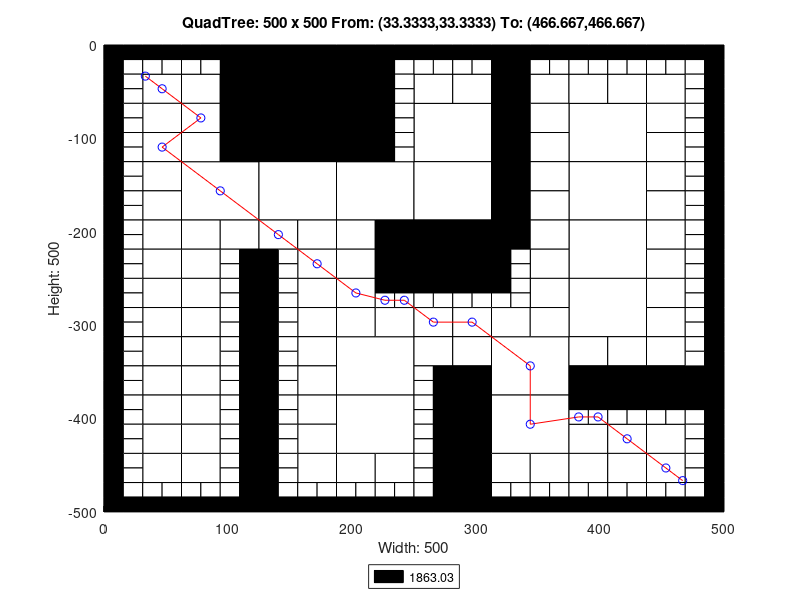

Write the MATLAB code that produced this figure.
axis([0 500 -500 0]);
title('QuadTree: 500 x 500 From: (33.3333,33.3333) To: (466.667,466.667)');
xlabel('Width: 500');
ylabel('Height: 500');
rectangle('Position',[125 -62.5 62.5 62.5], 'FaceColor',[0 0 0]);
rectangle('Position',[125 -125 62.5 62.5], 'FaceColor',[0 0 0]);
rectangle('Position',[62.5 -187.5 62.5 62.5], 'FaceColor',[1 1 1]);
rectangle('Position',[125 -187.5 62.5 62.5], 'FaceColor',[1 1 1]);
rectangle('Position',[187.5 -187.5 62.5 62.5], 'FaceColor',[1 1 1]);
rectangle('Position',[250 -125 62.5 62.5], 'FaceColor',[1 1 1]);
rectangle('Position',[375 -125 62.5 62.5], 'FaceColor',[1 1 1]);
rectangle('Position',[250 -187.5 62.5 62.5], 'FaceColor',[1 1 1]);
rectangle('Position',[250 -250 62.5 62.5], 'FaceColor',[0 0 0]);
rectangle('Position',[375 -187.5 62.5 62.5], 'FaceColor',[1 1 1]);
rectangle('Position',[375 -250 62.5 62.5], 'FaceColor',[1 1 1]);
rectangle('Position',[187.5 -375 62.5 62.5], 'FaceColor',[1 1 1]);
rectangle('Position',[187.5 -437.5 62.5 62.5], 'FaceColor',[1 1 1]);
rectangle('Position',[312.5 -375 62.5 62.5], 'FaceColor',[1 1 1]);
rectangle('Position',[375 -312.5 62.5 62.5], 'FaceColor',[1 1 1]);
rectangle('Position',[312.5 -437.5 62.5 62.5], 'FaceColor',[1 1 1]);
rectangle('Position',[31.25 -62.5 31.25 31.25], 'FaceColor',[1 1 1]);
rectangle('Position',[93.75 -31.25 31.25 31.25], 'FaceColor',[0 0 0]);
rectangle('Position',[62.5 -62.5 31.25 31.25], 'FaceColor',[1 1 1]);
rectangle('Position',[93.75 -62.5 31.25 31.25], 'FaceColor',[0 0 0]);
rectangle('Position',[31.25 -93.75 31.25 31.25], 'FaceColor',[1 1 1]);
rectangle('Position',[31.25 -125 31.25 31.25], 'FaceColor',[1 1 1]);
rectangle('Position',[62.5 -93.75 31.25 31.25], 'FaceColor',[1 1 1]);
rectangle('Position',[93.75 -93.75 31.25 31.25], 'FaceColor',[0 0 0]);
rectangle('Position',[62.5 -125 31.25 31.25], 'FaceColor',[1 1 1]);
rectangle('Position',[93.75 -125 31.25 31.25], 'FaceColor',[0 0 0]);
rectangle('Position',[187.5 -31.25 31.25 31.25], 'FaceColor',[0 0 0]);
rectangle('Position',[187.5 -62.5 31.25 31.25], 'FaceColor',[0 0 0]);
rectangle('Position',[187.5 -93.75 31.25 31.25], 'FaceColor',[0 0 0]);
rectangle('Position',[187.5 -125 31.25 31.25], 'FaceColor',[0 0 0]);
rectangle('Position',[31.25 -156.25 31.25 31.25], 'FaceColor',[1 1 1]);
rectangle('Position',[31.25 -187.5 31.25 31.25], 'FaceColor',[1 1 1]);
rectangle('Position',[31.25 -218.75 31.25 31.25], 'FaceColor',[1 1 1]);
rectangle('Position',[31.25 -250 31.25 31.25], 'FaceColor',[1 1 1]);
rectangle('Position',[62.5 -218.75 31.25 31.25], 'FaceColor',[1 1 1]);
rectangle('Position',[93.75 -218.75 31.25 31.25], 'FaceColor',[1 1 1]);
rectangle('Position',[62.5 -250 31.25 31.25], 'FaceColor',[1 1 1]);
rectangle('Position',[125 -218.75 31.25 31.25], 'FaceColor',[1 1 1]);
rectangle('Position',[156.25 -218.75 31.25 31.25], 'FaceColor',[1 1 1]);
rectangle('Position',[156.25 -250 31.25 31.25], 'FaceColor',[1 1 1]);
rectangle('Position',[187.5 -218.75 31.25 31.25], 'FaceColor',[1 1 1]);
rectangle('Position',[218.75 -218.75 31.25 31.25], 'FaceColor',[0 0 0]);
rectangle('Position',[187.5 -250 31.25 31.25], 'FaceColor',[1 1 1]);
rectangle('Position',[218.75 -250 31.25 31.25], 'FaceColor',[0 0 0]);
rectangle('Position',[250 -62.5 31.25 31.25], 'FaceColor',[1 1 1]);
rectangle('Position',[281.25 -62.5 31.25 31.25], 'FaceColor',[1 1 1]);
rectangle('Position',[312.5 -31.25 31.25 31.25], 'FaceColor',[0 0 0]);
rectangle('Position',[312.5 -62.5 31.25 31.25], 'FaceColor',[0 0 0]);
rectangle('Position',[343.75 -62.5 31.25 31.25], 'FaceColor',[1 1 1]);
rectangle('Position',[312.5 -93.75 31.25 31.25], 'FaceColor',[0 0 0]);
rectangle('Position',[343.75 -93.75 31.25 31.25], 'FaceColor',[1 1 1]);
rectangle('Position',[312.5 -125 31.25 31.25], 'FaceColor',[0 0 0]);
rectangle('Position',[343.75 -125 31.25 31.25], 'FaceColor',[1 1 1]);
rectangle('Position',[375 -62.5 31.25 31.25], 'FaceColor',[1 1 1]);
rectangle('Position',[406.25 -62.5 31.25 31.25], 'FaceColor',[1 1 1]);
rectangle('Position',[437.5 -62.5 31.25 31.25], 'FaceColor',[1 1 1]);
rectangle('Position',[437.5 -93.75 31.25 31.25], 'FaceColor',[1 1 1]);
rectangle('Position',[437.5 -125 31.25 31.25], 'FaceColor',[1 1 1]);
rectangle('Position',[312.5 -156.25 31.25 31.25], 'FaceColor',[0 0 0]);
rectangle('Position',[343.75 -156.25 31.25 31.25], 'FaceColor',[1 1 1]);
rectangle('Position',[312.5 -187.5 31.25 31.25], 'FaceColor',[0 0 0]);
rectangle('Position',[343.75 -187.5 31.25 31.25], 'FaceColor',[1 1 1]);
rectangle('Position',[312.5 -218.75 31.25 31.25], 'FaceColor',[0 0 0]);
rectangle('Position',[343.75 -218.75 31.25 31.25], 'FaceColor',[1 1 1]);
rectangle('Position',[343.75 -250 31.25 31.25], 'FaceColor',[1 1 1]);
rectangle('Position',[437.5 -156.25 31.25 31.25], 'FaceColor',[1 1 1]);
rectangle('Position',[437.5 -187.5 31.25 31.25], 'FaceColor',[1 1 1]);
rectangle('Position',[437.5 -218.75 31.25 31.25], 'FaceColor',[1 1 1]);
rectangle('Position',[437.5 -250 31.25 31.25], 'FaceColor',[1 1 1]);
rectangle('Position',[31.25 -281.25 31.25 31.25], 'FaceColor',[1 1 1]);
rectangle('Position',[31.25 -312.5 31.25 31.25], 'FaceColor',[1 1 1]);
rectangle('Position',[62.5 -281.25 31.25 31.25], 'FaceColor',[1 1 1]);
rectangle('Position',[62.5 -312.5 31.25 31.25], 'FaceColor',[1 1 1]);
rectangle('Position',[31.25 -343.75 31.25 31.25], 'FaceColor',[1 1 1]);
rectangle('Position',[31.25 -375 31.25 31.25], 'FaceColor',[1 1 1]);
rectangle('Position',[62.5 -343.75 31.25 31.25], 'FaceColor',[1 1 1]);
rectangle('Position',[62.5 -375 31.25 31.25], 'FaceColor',[1 1 1]);
rectangle('Position',[156.25 -281.25 31.25 31.25], 'FaceColor',[1 1 1]);
rectangle('Position',[156.25 -312.5 31.25 31.25], 'FaceColor',[1 1 1]);
rectangle('Position',[187.5 -281.25 31.25 31.25], 'FaceColor',[1 1 1]);
rectangle('Position',[187.5 -312.5 31.25 31.25], 'FaceColor',[1 1 1]);
rectangle('Position',[218.75 -312.5 31.25 31.25], 'FaceColor',[1 1 1]);
rectangle('Position',[156.25 -343.75 31.25 31.25], 'FaceColor',[1 1 1]);
rectangle('Position',[156.25 -375 31.25 31.25], 'FaceColor',[1 1 1]);
rectangle('Position',[31.25 -406.25 31.25 31.25], 'FaceColor',[1 1 1]);
rectangle('Position',[31.25 -437.5 31.25 31.25], 'FaceColor',[1 1 1]);
rectangle('Position',[62.5 -406.25 31.25 31.25], 'FaceColor',[1 1 1]);
rectangle('Position',[62.5 -437.5 31.25 31.25], 'FaceColor',[1 1 1]);
rectangle('Position',[31.25 -468.75 31.25 31.25], 'FaceColor',[1 1 1]);
rectangle('Position',[62.5 -468.75 31.25 31.25], 'FaceColor',[1 1 1]);
rectangle('Position',[156.25 -406.25 31.25 31.25], 'FaceColor',[1 1 1]);
rectangle('Position',[156.25 -437.5 31.25 31.25], 'FaceColor',[1 1 1]);
rectangle('Position',[156.25 -468.75 31.25 31.25], 'FaceColor',[1 1 1]);
rectangle('Position',[187.5 -468.75 31.25 31.25], 'FaceColor',[1 1 1]);
rectangle('Position',[218.75 -468.75 31.25 31.25], 'FaceColor',[1 1 1]);
rectangle('Position',[250 -312.5 31.25 31.25], 'FaceColor',[1 1 1]);
rectangle('Position',[281.25 -312.5 31.25 31.25], 'FaceColor',[1 1 1]);
rectangle('Position',[343.75 -281.25 31.25 31.25], 'FaceColor',[1 1 1]);
rectangle('Position',[312.5 -312.5 31.25 31.25], 'FaceColor',[1 1 1]);
rectangle('Position',[343.75 -312.5 31.25 31.25], 'FaceColor',[1 1 1]);
rectangle('Position',[250 -343.75 31.25 31.25], 'FaceColor',[1 1 1]);
rectangle('Position',[281.25 -343.75 31.25 31.25], 'FaceColor',[1 1 1]);
rectangle('Position',[281.25 -375 31.25 31.25], 'FaceColor',[0 0 0]);
rectangle('Position',[437.5 -281.25 31.25 31.25], 'FaceColor',[1 1 1]);
rectangle('Position',[437.5 -312.5 31.25 31.25], 'FaceColor',[1 1 1]);
rectangle('Position',[375 -343.75 31.25 31.25], 'FaceColor',[1 1 1]);
rectangle('Position',[406.25 -343.75 31.25 31.25], 'FaceColor',[1 1 1]);
rectangle('Position',[375 -375 31.25 31.25], 'FaceColor',[0 0 0]);
rectangle('Position',[406.25 -375 31.25 31.25], 'FaceColor',[0 0 0]);
rectangle('Position',[437.5 -343.75 31.25 31.25], 'FaceColor',[1 1 1]);
rectangle('Position',[437.5 -375 31.25 31.25], 'FaceColor',[0 0 0]);
rectangle('Position',[468.75 -375 31.25 31.25], 'FaceColor',[0 0 0]);
rectangle('Position',[281.25 -406.25 31.25 31.25], 'FaceColor',[0 0 0]);
rectangle('Position',[281.25 -437.5 31.25 31.25], 'FaceColor',[0 0 0]);
rectangle('Position',[281.25 -468.75 31.25 31.25], 'FaceColor',[0 0 0]);
rectangle('Position',[281.25 -500 31.25 31.25], 'FaceColor',[0 0 0]);
rectangle('Position',[312.5 -468.75 31.25 31.25], 'FaceColor',[1 1 1]);
rectangle('Position',[343.75 -468.75 31.25 31.25], 'FaceColor',[1 1 1]);
rectangle('Position',[375 -437.5 31.25 31.25], 'FaceColor',[1 1 1]);
rectangle('Position',[406.25 -437.5 31.25 31.25], 'FaceColor',[1 1 1]);
rectangle('Position',[437.5 -437.5 31.25 31.25], 'FaceColor',[1 1 1]);
rectangle('Position',[375 -468.75 31.25 31.25], 'FaceColor',[1 1 1]);
rectangle('Position',[406.25 -468.75 31.25 31.25], 'FaceColor',[1 1 1]);
rectangle('Position',[437.5 -468.75 31.25 31.25], 'FaceColor',[1 1 1]);
rectangle('Position',[0 -15.625 15.625 15.625], 'FaceColor',[0 0 0]);
rectangle('Position',[15.625 -15.625 15.625 15.625], 'FaceColor',[0 0 0]);
rectangle('Position',[0 -31.25 15.625 15.625], 'FaceColor',[0 0 0]);
rectangle('Position',[15.625 -31.25 15.625 15.625], 'FaceColor',[1 1 1]);
rectangle('Position',[31.25 -15.625 15.625 15.625], 'FaceColor',[0 0 0]);
rectangle('Position',[46.875 -15.625 15.625 15.625], 'FaceColor',[0 0 0]);
rectangle('Position',[31.25 -31.25 15.625 15.625], 'FaceColor',[1 1 1]);
rectangle('Position',[46.875 -31.25 15.625 15.625], 'FaceColor',[1 1 1]);
rectangle('Position',[0 -46.875 15.625 15.625], 'FaceColor',[0 0 0]);
rectangle('Position',[15.625 -46.875 15.625 15.625], 'FaceColor',[1 1 1]);
rectangle('Position',[0 -62.5 15.625 15.625], 'FaceColor',[0 0 0]);
rectangle('Position',[15.625 -62.5 15.625 15.625], 'FaceColor',[1 1 1]);
rectangle('Position',[62.5 -15.625 15.625 15.625], 'FaceColor',[0 0 0]);
rectangle('Position',[78.125 -15.625 15.625 15.625], 'FaceColor',[0 0 0]);
rectangle('Position',[62.5 -31.25 15.625 15.625], 'FaceColor',[1 1 1]);
rectangle('Position',[78.125 -31.25 15.625 15.625], 'FaceColor',[1 1 1]);
rectangle('Position',[0 -78.125 15.625 15.625], 'FaceColor',[0 0 0]);
rectangle('Position',[15.625 -78.125 15.625 15.625], 'FaceColor',[1 1 1]);
rectangle('Position',[0 -93.75 15.625 15.625], 'FaceColor',[0 0 0]);
rectangle('Position',[15.625 -93.75 15.625 15.625], 'FaceColor',[1 1 1]);
rectangle('Position',[0 -109.375 15.625 15.625], 'FaceColor',[0 0 0]);
rectangle('Position',[15.625 -109.375 15.625 15.625], 'FaceColor',[1 1 1]);
rectangle('Position',[0 -125 15.625 15.625], 'FaceColor',[0 0 0]);
rectangle('Position',[15.625 -125 15.625 15.625], 'FaceColor',[1 1 1]);
rectangle('Position',[218.75 -15.625 15.625 15.625], 'FaceColor',[0 0 0]);
rectangle('Position',[234.375 -15.625 15.625 15.625], 'FaceColor',[0 0 0]);
rectangle('Position',[218.75 -31.25 15.625 15.625], 'FaceColor',[0 0 0]);
rectangle('Position',[234.375 -31.25 15.625 15.625], 'FaceColor',[1 1 1]);
rectangle('Position',[218.75 -46.875 15.625 15.625], 'FaceColor',[0 0 0]);
rectangle('Position',[234.375 -46.875 15.625 15.625], 'FaceColor',[1 1 1]);
rectangle('Position',[218.75 -62.5 15.625 15.625], 'FaceColor',[0 0 0]);
rectangle('Position',[234.375 -62.5 15.625 15.625], 'FaceColor',[1 1 1]);
rectangle('Position',[218.75 -78.125 15.625 15.625], 'FaceColor',[0 0 0]);
rectangle('Position',[234.375 -78.125 15.625 15.625], 'FaceColor',[1 1 1]);
rectangle('Position',[218.75 -93.75 15.625 15.625], 'FaceColor',[0 0 0]);
rectangle('Position',[234.375 -93.75 15.625 15.625], 'FaceColor',[1 1 1]);
rectangle('Position',[218.75 -109.375 15.625 15.625], 'FaceColor',[0 0 0]);
rectangle('Position',[234.375 -109.375 15.625 15.625], 'FaceColor',[1 1 1]);
rectangle('Position',[218.75 -125 15.625 15.625], 'FaceColor',[0 0 0]);
rectangle('Position',[234.375 -125 15.625 15.625], 'FaceColor',[1 1 1]);
rectangle('Position',[0 -140.625 15.625 15.625], 'FaceColor',[0 0 0]);
rectangle('Position',[15.625 -140.625 15.625 15.625], 'FaceColor',[1 1 1]);
rectangle('Position',[0 -156.25 15.625 15.625], 'FaceColor',[0 0 0]);
rectangle('Position',[15.625 -156.25 15.625 15.625], 'FaceColor',[1 1 1]);
rectangle('Position',[0 -171.875 15.625 15.625], 'FaceColor',[0 0 0]);
rectangle('Position',[15.625 -171.875 15.625 15.625], 'FaceColor',[1 1 1]);
rectangle('Position',[0 -187.5 15.625 15.625], 'FaceColor',[0 0 0]);
rectangle('Position',[15.625 -187.5 15.625 15.625], 'FaceColor',[1 1 1]);
rectangle('Position',[0 -203.125 15.625 15.625], 'FaceColor',[0 0 0]);
rectangle('Position',[15.625 -203.125 15.625 15.625], 'FaceColor',[1 1 1]);
rectangle('Position',[0 -218.75 15.625 15.625], 'FaceColor',[0 0 0]);
rectangle('Position',[15.625 -218.75 15.625 15.625], 'FaceColor',[1 1 1]);
rectangle('Position',[0 -234.375 15.625 15.625], 'FaceColor',[0 0 0]);
rectangle('Position',[15.625 -234.375 15.625 15.625], 'FaceColor',[1 1 1]);
rectangle('Position',[0 -250 15.625 15.625], 'FaceColor',[0 0 0]);
rectangle('Position',[15.625 -250 15.625 15.625], 'FaceColor',[1 1 1]);
rectangle('Position',[93.75 -234.375 15.625 15.625], 'FaceColor',[1 1 1]);
rectangle('Position',[109.375 -234.375 15.625 15.625], 'FaceColor',[0 0 0]);
rectangle('Position',[93.75 -250 15.625 15.625], 'FaceColor',[1 1 1]);
rectangle('Position',[109.375 -250 15.625 15.625], 'FaceColor',[0 0 0]);
rectangle('Position',[125 -234.375 15.625 15.625], 'FaceColor',[0 0 0]);
rectangle('Position',[140.625 -234.375 15.625 15.625], 'FaceColor',[1 1 1]);
rectangle('Position',[125 -250 15.625 15.625], 'FaceColor',[0 0 0]);
rectangle('Position',[140.625 -250 15.625 15.625], 'FaceColor',[1 1 1]);
rectangle('Position',[250 -15.625 15.625 15.625], 'FaceColor',[0 0 0]);
rectangle('Position',[265.625 -15.625 15.625 15.625], 'FaceColor',[0 0 0]);
rectangle('Position',[250 -31.25 15.625 15.625], 'FaceColor',[1 1 1]);
rectangle('Position',[265.625 -31.25 15.625 15.625], 'FaceColor',[1 1 1]);
rectangle('Position',[281.25 -15.625 15.625 15.625], 'FaceColor',[0 0 0]);
rectangle('Position',[296.875 -15.625 15.625 15.625], 'FaceColor',[0 0 0]);
rectangle('Position',[281.25 -31.25 15.625 15.625], 'FaceColor',[1 1 1]);
rectangle('Position',[296.875 -31.25 15.625 15.625], 'FaceColor',[1 1 1]);
rectangle('Position',[343.75 -15.625 15.625 15.625], 'FaceColor',[0 0 0]);
rectangle('Position',[359.375 -15.625 15.625 15.625], 'FaceColor',[0 0 0]);
rectangle('Position',[343.75 -31.25 15.625 15.625], 'FaceColor',[1 1 1]);
rectangle('Position',[359.375 -31.25 15.625 15.625], 'FaceColor',[1 1 1]);
rectangle('Position',[375 -15.625 15.625 15.625], 'FaceColor',[0 0 0]);
rectangle('Position',[390.625 -15.625 15.625 15.625], 'FaceColor',[0 0 0]);
rectangle('Position',[375 -31.25 15.625 15.625], 'FaceColor',[1 1 1]);
rectangle('Position',[390.625 -31.25 15.625 15.625], 'FaceColor',[1 1 1]);
rectangle('Position',[406.25 -15.625 15.625 15.625], 'FaceColor',[0 0 0]);
rectangle('Position',[421.875 -15.625 15.625 15.625], 'FaceColor',[0 0 0]);
rectangle('Position',[406.25 -31.25 15.625 15.625], 'FaceColor',[1 1 1]);
rectangle('Position',[421.875 -31.25 15.625 15.625], 'FaceColor',[1 1 1]);
rectangle('Position',[437.5 -15.625 15.625 15.625], 'FaceColor',[0 0 0]);
rectangle('Position',[453.125 -15.625 15.625 15.625], 'FaceColor',[0 0 0]);
rectangle('Position',[437.5 -31.25 15.625 15.625], 'FaceColor',[1 1 1]);
rectangle('Position',[453.125 -31.25 15.625 15.625], 'FaceColor',[1 1 1]);
rectangle('Position',[468.75 -15.625 15.625 15.625], 'FaceColor',[0 0 0]);
rectangle('Position',[484.375 -15.625 15.625 15.625], 'FaceColor',[0 0 0]);
rectangle('Position',[468.75 -31.25 15.625 15.625], 'FaceColor',[1 1 1]);
rectangle('Position',[484.375 -31.25 15.625 15.625], 'FaceColor',[0 0 0]);
rectangle('Position',[468.75 -46.875 15.625 15.625], 'FaceColor',[1 1 1]);
rectangle('Position',[484.375 -46.875 15.625 15.625], 'FaceColor',[0 0 0]);
rectangle('Position',[468.75 -62.5 15.625 15.625], 'FaceColor',[1 1 1]);
rectangle('Position',[484.375 -62.5 15.625 15.625], 'FaceColor',[0 0 0]);
rectangle('Position',[468.75 -78.125 15.625 15.625], 'FaceColor',[1 1 1]);
rectangle('Position',[484.375 -78.125 15.625 15.625], 'FaceColor',[0 0 0]);
rectangle('Position',[468.75 -93.75 15.625 15.625], 'FaceColor',[1 1 1]);
rectangle('Position',[484.375 -93.75 15.625 15.625], 'FaceColor',[0 0 0]);
rectangle('Position',[468.75 -109.375 15.625 15.625], 'FaceColor',[1 1 1]);
rectangle('Position',[484.375 -109.375 15.625 15.625], 'FaceColor',[0 0 0]);
rectangle('Position',[468.75 -125 15.625 15.625], 'FaceColor',[1 1 1]);
rectangle('Position',[484.375 -125 15.625 15.625], 'FaceColor',[0 0 0]);
rectangle('Position',[312.5 -234.375 15.625 15.625], 'FaceColor',[0 0 0]);
rectangle('Position',[328.125 -234.375 15.625 15.625], 'FaceColor',[1 1 1]);
rectangle('Position',[312.5 -250 15.625 15.625], 'FaceColor',[0 0 0]);
rectangle('Position',[328.125 -250 15.625 15.625], 'FaceColor',[1 1 1]);
rectangle('Position',[468.75 -140.625 15.625 15.625], 'FaceColor',[1 1 1]);
rectangle('Position',[484.375 -140.625 15.625 15.625], 'FaceColor',[0 0 0]);
rectangle('Position',[468.75 -156.25 15.625 15.625], 'FaceColor',[1 1 1]);
rectangle('Position',[484.375 -156.25 15.625 15.625], 'FaceColor',[0 0 0]);
rectangle('Position',[468.75 -171.875 15.625 15.625], 'FaceColor',[1 1 1]);
rectangle('Position',[484.375 -171.875 15.625 15.625], 'FaceColor',[0 0 0]);
rectangle('Position',[468.75 -187.5 15.625 15.625], 'FaceColor',[1 1 1]);
rectangle('Position',[484.375 -187.5 15.625 15.625], 'FaceColor',[0 0 0]);
rectangle('Position',[468.75 -203.125 15.625 15.625], 'FaceColor',[1 1 1]);
rectangle('Position',[484.375 -203.125 15.625 15.625], 'FaceColor',[0 0 0]);
rectangle('Position',[468.75 -218.75 15.625 15.625], 'FaceColor',[1 1 1]);
rectangle('Position',[484.375 -218.75 15.625 15.625], 'FaceColor',[0 0 0]);
rectangle('Position',[468.75 -234.375 15.625 15.625], 'FaceColor',[1 1 1]);
rectangle('Position',[484.375 -234.375 15.625 15.625], 'FaceColor',[0 0 0]);
rectangle('Position',[468.75 -250 15.625 15.625], 'FaceColor',[1 1 1]);
rectangle('Position',[484.375 -250 15.625 15.625], 'FaceColor',[0 0 0]);
rectangle('Position',[0 -265.625 15.625 15.625], 'FaceColor',[0 0 0]);
rectangle('Position',[15.625 -265.625 15.625 15.625], 'FaceColor',[1 1 1]);
rectangle('Position',[0 -281.25 15.625 15.625], 'FaceColor',[0 0 0]);
rectangle('Position',[15.625 -281.25 15.625 15.625], 'FaceColor',[1 1 1]);
rectangle('Position',[0 -296.875 15.625 15.625], 'FaceColor',[0 0 0]);
rectangle('Position',[15.625 -296.875 15.625 15.625], 'FaceColor',[1 1 1]);
rectangle('Position',[0 -312.5 15.625 15.625], 'FaceColor',[0 0 0]);
rectangle('Position',[15.625 -312.5 15.625 15.625], 'FaceColor',[1 1 1]);
rectangle('Position',[93.75 -265.625 15.625 15.625], 'FaceColor',[1 1 1]);
rectangle('Position',[109.375 -265.625 15.625 15.625], 'FaceColor',[0 0 0]);
rectangle('Position',[93.75 -281.25 15.625 15.625], 'FaceColor',[1 1 1]);
rectangle('Position',[109.375 -281.25 15.625 15.625], 'FaceColor',[0 0 0]);
rectangle('Position',[93.75 -296.875 15.625 15.625], 'FaceColor',[1 1 1]);
rectangle('Position',[109.375 -296.875 15.625 15.625], 'FaceColor',[0 0 0]);
rectangle('Position',[93.75 -312.5 15.625 15.625], 'FaceColor',[1 1 1]);
rectangle('Position',[109.375 -312.5 15.625 15.625], 'FaceColor',[0 0 0]);
rectangle('Position',[0 -328.125 15.625 15.625], 'FaceColor',[0 0 0]);
rectangle('Position',[15.625 -328.125 15.625 15.625], 'FaceColor',[1 1 1]);
rectangle('Position',[0 -343.75 15.625 15.625], 'FaceColor',[0 0 0]);
rectangle('Position',[15.625 -343.75 15.625 15.625], 'FaceColor',[1 1 1]);
rectangle('Position',[0 -359.375 15.625 15.625], 'FaceColor',[0 0 0]);
rectangle('Position',[15.625 -359.375 15.625 15.625], 'FaceColor',[1 1 1]);
rectangle('Position',[0 -375 15.625 15.625], 'FaceColor',[0 0 0]);
rectangle('Position',[15.625 -375 15.625 15.625], 'FaceColor',[1 1 1]);
rectangle('Position',[93.75 -328.125 15.625 15.625], 'FaceColor',[1 1 1]);
rectangle('Position',[109.375 -328.125 15.625 15.625], 'FaceColor',[0 0 0]);
rectangle('Position',[93.75 -343.75 15.625 15.625], 'FaceColor',[1 1 1]);
rectangle('Position',[109.375 -343.75 15.625 15.625], 'FaceColor',[0 0 0]);
rectangle('Position',[93.75 -359.375 15.625 15.625], 'FaceColor',[1 1 1]);
rectangle('Position',[109.375 -359.375 15.625 15.625], 'FaceColor',[0 0 0]);
rectangle('Position',[93.75 -375 15.625 15.625], 'FaceColor',[1 1 1]);
rectangle('Position',[109.375 -375 15.625 15.625], 'FaceColor',[0 0 0]);
rectangle('Position',[125 -265.625 15.625 15.625], 'FaceColor',[0 0 0]);
rectangle('Position',[140.625 -265.625 15.625 15.625], 'FaceColor',[1 1 1]);
rectangle('Position',[125 -281.25 15.625 15.625], 'FaceColor',[0 0 0]);
rectangle('Position',[140.625 -281.25 15.625 15.625], 'FaceColor',[1 1 1]);
rectangle('Position',[125 -296.875 15.625 15.625], 'FaceColor',[0 0 0]);
rectangle('Position',[140.625 -296.875 15.625 15.625], 'FaceColor',[1 1 1]);
rectangle('Position',[125 -312.5 15.625 15.625], 'FaceColor',[0 0 0]);
rectangle('Position',[140.625 -312.5 15.625 15.625], 'FaceColor',[1 1 1]);
rectangle('Position',[218.75 -265.625 15.625 15.625], 'FaceColor',[0 0 0]);
rectangle('Position',[234.375 -265.625 15.625 15.625], 'FaceColor',[0 0 0]);
rectangle('Position',[218.75 -281.25 15.625 15.625], 'FaceColor',[1 1 1]);
rectangle('Position',[234.375 -281.25 15.625 15.625], 'FaceColor',[1 1 1]);
rectangle('Position',[125 -328.125 15.625 15.625], 'FaceColor',[0 0 0]);
rectangle('Position',[140.625 -328.125 15.625 15.625], 'FaceColor',[1 1 1]);
rectangle('Position',[125 -343.75 15.625 15.625], 'FaceColor',[0 0 0]);
rectangle('Position',[140.625 -343.75 15.625 15.625], 'FaceColor',[1 1 1]);
rectangle('Position',[125 -359.375 15.625 15.625], 'FaceColor',[0 0 0]);
rectangle('Position',[140.625 -359.375 15.625 15.625], 'FaceColor',[1 1 1]);
rectangle('Position',[125 -375 15.625 15.625], 'FaceColor',[0 0 0]);
rectangle('Position',[140.625 -375 15.625 15.625], 'FaceColor',[1 1 1]);
rectangle('Position',[0 -390.625 15.625 15.625], 'FaceColor',[0 0 0]);
rectangle('Position',[15.625 -390.625 15.625 15.625], 'FaceColor',[1 1 1]);
rectangle('Position',[0 -406.25 15.625 15.625], 'FaceColor',[0 0 0]);
rectangle('Position',[15.625 -406.25 15.625 15.625], 'FaceColor',[1 1 1]);
rectangle('Position',[0 -421.875 15.625 15.625], 'FaceColor',[0 0 0]);
rectangle('Position',[15.625 -421.875 15.625 15.625], 'FaceColor',[1 1 1]);
rectangle('Position',[0 -437.5 15.625 15.625], 'FaceColor',[0 0 0]);
rectangle('Position',[15.625 -437.5 15.625 15.625], 'FaceColor',[1 1 1]);
rectangle('Position',[93.75 -390.625 15.625 15.625], 'FaceColor',[1 1 1]);
rectangle('Position',[109.375 -390.625 15.625 15.625], 'FaceColor',[0 0 0]);
rectangle('Position',[93.75 -406.25 15.625 15.625], 'FaceColor',[1 1 1]);
rectangle('Position',[109.375 -406.25 15.625 15.625], 'FaceColor',[0 0 0]);
rectangle('Position',[93.75 -421.875 15.625 15.625], 'FaceColor',[1 1 1]);
rectangle('Position',[109.375 -421.875 15.625 15.625], 'FaceColor',[0 0 0]);
rectangle('Position',[93.75 -437.5 15.625 15.625], 'FaceColor',[1 1 1]);
rectangle('Position',[109.375 -437.5 15.625 15.625], 'FaceColor',[0 0 0]);
rectangle('Position',[0 -453.125 15.625 15.625], 'FaceColor',[0 0 0]);
rectangle('Position',[15.625 -453.125 15.625 15.625], 'FaceColor',[1 1 1]);
rectangle('Position',[0 -468.75 15.625 15.625], 'FaceColor',[0 0 0]);
rectangle('Position',[15.625 -468.75 15.625 15.625], 'FaceColor',[1 1 1]);
rectangle('Position',[0 -484.375 15.625 15.625], 'FaceColor',[0 0 0]);
rectangle('Position',[15.625 -484.375 15.625 15.625], 'FaceColor',[1 1 1]);
rectangle('Position',[0 -500 15.625 15.625], 'FaceColor',[0 0 0]);
rectangle('Position',[15.625 -500 15.625 15.625], 'FaceColor',[0 0 0]);
rectangle('Position',[31.25 -484.375 15.625 15.625], 'FaceColor',[1 1 1]);
rectangle('Position',[46.875 -484.375 15.625 15.625], 'FaceColor',[1 1 1]);
rectangle('Position',[31.25 -500 15.625 15.625], 'FaceColor',[0 0 0]);
rectangle('Position',[46.875 -500 15.625 15.625], 'FaceColor',[0 0 0]);
rectangle('Position',[93.75 -453.125 15.625 15.625], 'FaceColor',[1 1 1]);
rectangle('Position',[109.375 -453.125 15.625 15.625], 'FaceColor',[0 0 0]);
rectangle('Position',[93.75 -468.75 15.625 15.625], 'FaceColor',[1 1 1]);
rectangle('Position',[109.375 -468.75 15.625 15.625], 'FaceColor',[0 0 0]);
rectangle('Position',[62.5 -484.375 15.625 15.625], 'FaceColor',[1 1 1]);
rectangle('Position',[78.125 -484.375 15.625 15.625], 'FaceColor',[1 1 1]);
rectangle('Position',[62.5 -500 15.625 15.625], 'FaceColor',[0 0 0]);
rectangle('Position',[78.125 -500 15.625 15.625], 'FaceColor',[0 0 0]);
rectangle('Position',[93.75 -484.375 15.625 15.625], 'FaceColor',[1 1 1]);
rectangle('Position',[109.375 -484.375 15.625 15.625], 'FaceColor',[0 0 0]);
rectangle('Position',[93.75 -500 15.625 15.625], 'FaceColor',[0 0 0]);
rectangle('Position',[109.375 -500 15.625 15.625], 'FaceColor',[0 0 0]);
rectangle('Position',[125 -390.625 15.625 15.625], 'FaceColor',[0 0 0]);
rectangle('Position',[140.625 -390.625 15.625 15.625], 'FaceColor',[1 1 1]);
rectangle('Position',[125 -406.25 15.625 15.625], 'FaceColor',[0 0 0]);
rectangle('Position',[140.625 -406.25 15.625 15.625], 'FaceColor',[1 1 1]);
rectangle('Position',[125 -421.875 15.625 15.625], 'FaceColor',[0 0 0]);
rectangle('Position',[140.625 -421.875 15.625 15.625], 'FaceColor',[1 1 1]);
rectangle('Position',[125 -437.5 15.625 15.625], 'FaceColor',[0 0 0]);
rectangle('Position',[140.625 -437.5 15.625 15.625], 'FaceColor',[1 1 1]);
rectangle('Position',[125 -453.125 15.625 15.625], 'FaceColor',[0 0 0]);
rectangle('Position',[140.625 -453.125 15.625 15.625], 'FaceColor',[1 1 1]);
rectangle('Position',[125 -468.75 15.625 15.625], 'FaceColor',[0 0 0]);
rectangle('Position',[140.625 -468.75 15.625 15.625], 'FaceColor',[1 1 1]);
rectangle('Position',[125 -484.375 15.625 15.625], 'FaceColor',[0 0 0]);
rectangle('Position',[140.625 -484.375 15.625 15.625], 'FaceColor',[1 1 1]);
rectangle('Position',[125 -500 15.625 15.625], 'FaceColor',[0 0 0]);
rectangle('Position',[140.625 -500 15.625 15.625], 'FaceColor',[0 0 0]);
rectangle('Position',[156.25 -484.375 15.625 15.625], 'FaceColor',[1 1 1]);
rectangle('Position',[171.875 -484.375 15.625 15.625], 'FaceColor',[1 1 1]);
rectangle('Position',[156.25 -500 15.625 15.625], 'FaceColor',[0 0 0]);
rectangle('Position',[171.875 -500 15.625 15.625], 'FaceColor',[0 0 0]);
rectangle('Position',[187.5 -484.375 15.625 15.625], 'FaceColor',[1 1 1]);
rectangle('Position',[203.125 -484.375 15.625 15.625], 'FaceColor',[1 1 1]);
rectangle('Position',[187.5 -500 15.625 15.625], 'FaceColor',[0 0 0]);
rectangle('Position',[203.125 -500 15.625 15.625], 'FaceColor',[0 0 0]);
rectangle('Position',[218.75 -484.375 15.625 15.625], 'FaceColor',[1 1 1]);
rectangle('Position',[234.375 -484.375 15.625 15.625], 'FaceColor',[1 1 1]);
rectangle('Position',[218.75 -500 15.625 15.625], 'FaceColor',[0 0 0]);
rectangle('Position',[234.375 -500 15.625 15.625], 'FaceColor',[0 0 0]);
rectangle('Position',[250 -265.625 15.625 15.625], 'FaceColor',[0 0 0]);
rectangle('Position',[265.625 -265.625 15.625 15.625], 'FaceColor',[0 0 0]);
rectangle('Position',[250 -281.25 15.625 15.625], 'FaceColor',[1 1 1]);
rectangle('Position',[265.625 -281.25 15.625 15.625], 'FaceColor',[1 1 1]);
rectangle('Position',[281.25 -265.625 15.625 15.625], 'FaceColor',[0 0 0]);
rectangle('Position',[296.875 -265.625 15.625 15.625], 'FaceColor',[0 0 0]);
rectangle('Position',[281.25 -281.25 15.625 15.625], 'FaceColor',[1 1 1]);
rectangle('Position',[296.875 -281.25 15.625 15.625], 'FaceColor',[1 1 1]);
rectangle('Position',[312.5 -265.625 15.625 15.625], 'FaceColor',[0 0 0]);
rectangle('Position',[328.125 -265.625 15.625 15.625], 'FaceColor',[1 1 1]);
rectangle('Position',[312.5 -281.25 15.625 15.625], 'FaceColor',[1 1 1]);
rectangle('Position',[328.125 -281.25 15.625 15.625], 'FaceColor',[1 1 1]);
rectangle('Position',[250 -359.375 15.625 15.625], 'FaceColor',[1 1 1]);
rectangle('Position',[265.625 -359.375 15.625 15.625], 'FaceColor',[0 0 0]);
rectangle('Position',[250 -375 15.625 15.625], 'FaceColor',[1 1 1]);
rectangle('Position',[265.625 -375 15.625 15.625], 'FaceColor',[0 0 0]);
rectangle('Position',[468.75 -265.625 15.625 15.625], 'FaceColor',[1 1 1]);
rectangle('Position',[484.375 -265.625 15.625 15.625], 'FaceColor',[0 0 0]);
rectangle('Position',[468.75 -281.25 15.625 15.625], 'FaceColor',[1 1 1]);
rectangle('Position',[484.375 -281.25 15.625 15.625], 'FaceColor',[0 0 0]);
rectangle('Position',[468.75 -296.875 15.625 15.625], 'FaceColor',[1 1 1]);
rectangle('Position',[484.375 -296.875 15.625 15.625], 'FaceColor',[0 0 0]);
rectangle('Position',[468.75 -312.5 15.625 15.625], 'FaceColor',[1 1 1]);
rectangle('Position',[484.375 -312.5 15.625 15.625], 'FaceColor',[0 0 0]);
rectangle('Position',[468.75 -328.125 15.625 15.625], 'FaceColor',[1 1 1]);
rectangle('Position',[484.375 -328.125 15.625 15.625], 'FaceColor',[0 0 0]);
rectangle('Position',[468.75 -343.75 15.625 15.625], 'FaceColor',[1 1 1]);
rectangle('Position',[484.375 -343.75 15.625 15.625], 'FaceColor',[0 0 0]);
rectangle('Position',[250 -390.625 15.625 15.625], 'FaceColor',[1 1 1]);
rectangle('Position',[265.625 -390.625 15.625 15.625], 'FaceColor',[0 0 0]);
rectangle('Position',[250 -406.25 15.625 15.625], 'FaceColor',[1 1 1]);
rectangle('Position',[265.625 -406.25 15.625 15.625], 'FaceColor',[0 0 0]);
rectangle('Position',[250 -421.875 15.625 15.625], 'FaceColor',[1 1 1]);
rectangle('Position',[265.625 -421.875 15.625 15.625], 'FaceColor',[0 0 0]);
rectangle('Position',[250 -437.5 15.625 15.625], 'FaceColor',[1 1 1]);
rectangle('Position',[265.625 -437.5 15.625 15.625], 'FaceColor',[0 0 0]);
rectangle('Position',[250 -453.125 15.625 15.625], 'FaceColor',[1 1 1]);
rectangle('Position',[265.625 -453.125 15.625 15.625], 'FaceColor',[0 0 0]);
rectangle('Position',[250 -468.75 15.625 15.625], 'FaceColor',[1 1 1]);
rectangle('Position',[265.625 -468.75 15.625 15.625], 'FaceColor',[0 0 0]);
rectangle('Position',[250 -484.375 15.625 15.625], 'FaceColor',[1 1 1]);
rectangle('Position',[265.625 -484.375 15.625 15.625], 'FaceColor',[0 0 0]);
rectangle('Position',[250 -500 15.625 15.625], 'FaceColor',[0 0 0]);
rectangle('Position',[265.625 -500 15.625 15.625], 'FaceColor',[0 0 0]);
rectangle('Position',[312.5 -484.375 15.625 15.625], 'FaceColor',[1 1 1]);
rectangle('Position',[328.125 -484.375 15.625 15.625], 'FaceColor',[1 1 1]);
rectangle('Position',[312.5 -500 15.625 15.625], 'FaceColor',[0 0 0]);
rectangle('Position',[328.125 -500 15.625 15.625], 'FaceColor',[0 0 0]);
rectangle('Position',[343.75 -484.375 15.625 15.625], 'FaceColor',[1 1 1]);
rectangle('Position',[359.375 -484.375 15.625 15.625], 'FaceColor',[1 1 1]);
rectangle('Position',[343.75 -500 15.625 15.625], 'FaceColor',[0 0 0]);
rectangle('Position',[359.375 -500 15.625 15.625], 'FaceColor',[0 0 0]);
rectangle('Position',[375 -390.625 15.625 15.625], 'FaceColor',[0 0 0]);
rectangle('Position',[390.625 -390.625 15.625 15.625], 'FaceColor',[0 0 0]);
rectangle('Position',[375 -406.25 15.625 15.625], 'FaceColor',[1 1 1]);
rectangle('Position',[390.625 -406.25 15.625 15.625], 'FaceColor',[1 1 1]);
rectangle('Position',[406.25 -390.625 15.625 15.625], 'FaceColor',[0 0 0]);
rectangle('Position',[421.875 -390.625 15.625 15.625], 'FaceColor',[0 0 0]);
rectangle('Position',[406.25 -406.25 15.625 15.625], 'FaceColor',[1 1 1]);
rectangle('Position',[421.875 -406.25 15.625 15.625], 'FaceColor',[1 1 1]);
rectangle('Position',[437.5 -390.625 15.625 15.625], 'FaceColor',[0 0 0]);
rectangle('Position',[453.125 -390.625 15.625 15.625], 'FaceColor',[0 0 0]);
rectangle('Position',[437.5 -406.25 15.625 15.625], 'FaceColor',[1 1 1]);
rectangle('Position',[453.125 -406.25 15.625 15.625], 'FaceColor',[1 1 1]);
rectangle('Position',[468.75 -390.625 15.625 15.625], 'FaceColor',[0 0 0]);
rectangle('Position',[484.375 -390.625 15.625 15.625], 'FaceColor',[0 0 0]);
rectangle('Position',[468.75 -406.25 15.625 15.625], 'FaceColor',[1 1 1]);
rectangle('Position',[484.375 -406.25 15.625 15.625], 'FaceColor',[0 0 0]);
rectangle('Position',[468.75 -421.875 15.625 15.625], 'FaceColor',[1 1 1]);
rectangle('Position',[484.375 -421.875 15.625 15.625], 'FaceColor',[0 0 0]);
rectangle('Position',[468.75 -437.5 15.625 15.625], 'FaceColor',[1 1 1]);
rectangle('Position',[484.375 -437.5 15.625 15.625], 'FaceColor',[0 0 0]);
rectangle('Position',[375 -484.375 15.625 15.625], 'FaceColor',[1 1 1]);
rectangle('Position',[390.625 -484.375 15.625 15.625], 'FaceColor',[1 1 1]);
rectangle('Position',[375 -500 15.625 15.625], 'FaceColor',[0 0 0]);
rectangle('Position',[390.625 -500 15.625 15.625], 'FaceColor',[0 0 0]);
rectangle('Position',[406.25 -484.375 15.625 15.625], 'FaceColor',[1 1 1]);
rectangle('Position',[421.875 -484.375 15.625 15.625], 'FaceColor',[1 1 1]);
rectangle('Position',[406.25 -500 15.625 15.625], 'FaceColor',[0 0 0]);
rectangle('Position',[421.875 -500 15.625 15.625], 'FaceColor',[0 0 0]);
rectangle('Position',[468.75 -453.125 15.625 15.625], 'FaceColor',[1 1 1]);
rectangle('Position',[484.375 -453.125 15.625 15.625], 'FaceColor',[0 0 0]);
rectangle('Position',[468.75 -468.75 15.625 15.625], 'FaceColor',[1 1 1]);
rectangle('Position',[484.375 -468.75 15.625 15.625], 'FaceColor',[0 0 0]);
rectangle('Position',[437.5 -484.375 15.625 15.625], 'FaceColor',[1 1 1]);
rectangle('Position',[453.125 -484.375 15.625 15.625], 'FaceColor',[1 1 1]);
rectangle('Position',[437.5 -500 15.625 15.625], 'FaceColor',[0 0 0]);
rectangle('Position',[453.125 -500 15.625 15.625], 'FaceColor',[0 0 0]);
rectangle('Position',[468.75 -484.375 15.625 15.625], 'FaceColor',[1 1 1]);
rectangle('Position',[484.375 -484.375 15.625 15.625], 'FaceColor',[0 0 0]);
rectangle('Position',[468.75 -500 15.625 15.625], 'FaceColor',[0 0 0]);
rectangle('Position',[484.375 -500 15.625 15.625], 'FaceColor',[0 0 0]);
X=[466.667,453.125,421.875,398.438,382.812,343.75,343.75,296.875,265.625,242.188,226.562,203.125,171.875,140.625,93.75,46.875,78.125,46.875,33.3333];
Y=[-466.667,-453.125,-421.875,-398.438,-398.438,-406.25,-343.75,-296.875,-296.875,-273.438,-273.438,-265.625,-234.375,-203.125,-156.25,-109.375,-78.125,-46.875,-33.3333];
hold on;
plot(X,Y,'r');
plot(X,Y,'bo');
legend('1863.03','Location','southoutside');
